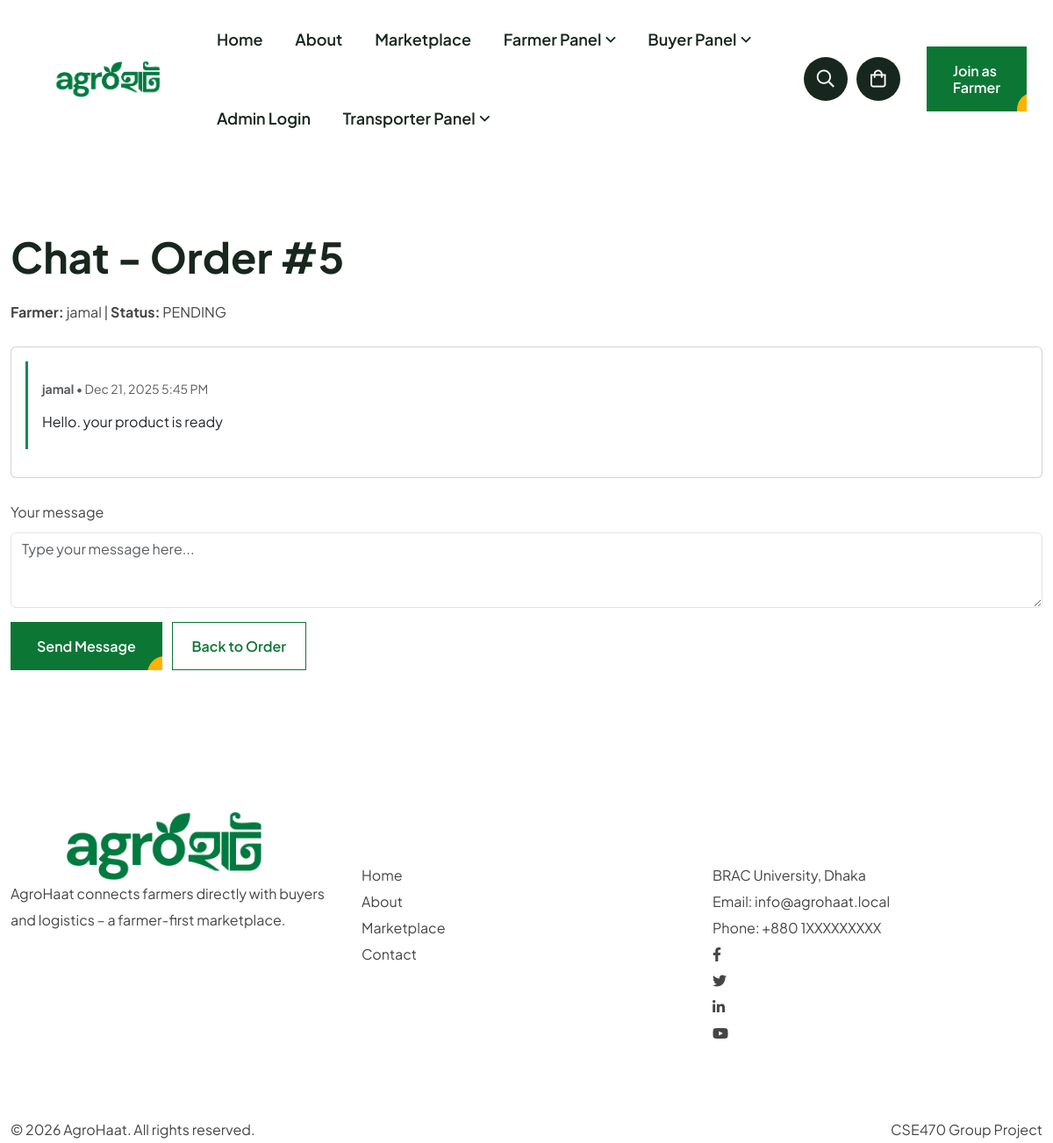
The page /public/buyer/chat.php?order_id=5 (signed in) on the database its author committed.
### tables this page shows
CREATE TABLE `orders` (
  `order_id` bigint(20) NOT NULL,
  `buyer_id` bigint(20) NOT NULL,
  `farmer_id` bigint(20) DEFAULT NULL,
  `total_amount` decimal(12,2) NOT NULL,
  `status` enum('PENDING','PAID','PROCESSING','READY_FOR_PICKUP','SHIPPED','DELIVERED','CANCELLED','DISPUTED') DEFAULT 'PENDING',
  `payment_status` enum('UNPAID','PENDING','PAID','PARTIAL','REFUNDED') DEFAULT 'UNPAID',
  `payment_method` varchar(50) DEFAULT NULL,
  `transaction_id` varchar(255) DEFAULT NULL,
  `shipping_address` text NOT NULL,
  `delivery_note` text DEFAULT NULL,
  `created_at` timestamp NOT NULL DEFAULT current_timestamp(),
  `updated_at` timestamp NULL DEFAULT NULL ON UPDATE current_timestamp()
);

CREATE TABLE `users` (
  `user_id` bigint(20) NOT NULL,
  `full_name` varchar(100) NOT NULL,
  `phone_number` varchar(15) NOT NULL,
  `email` varchar(100) DEFAULT NULL,
  `password_hash` varchar(255) NOT NULL,
  `role` enum('ADMIN','FARMER','BUYER','TRANSPORTER') NOT NULL,
  `division` varchar(50) DEFAULT NULL,
  `district` varchar(50) DEFAULT NULL,
  `upazila` varchar(50) DEFAULT NULL,
  `address_details` text DEFAULT NULL,
  `latitude` decimal(10,8) DEFAULT NULL,
  `longitude` decimal(11,8) DEFAULT NULL,
  `is_verified` tinyint(1) DEFAULT 0,
  `is_deleted` tinyint(1) DEFAULT 0,
  `created_at` timestamp NOT NULL DEFAULT current_timestamp(),
  `updated_at` timestamp NOT NULL DEFAULT current_timestamp() ON UPDATE current_timestamp()
);

CREATE TABLE `messages` (
  `message_id` bigint(20) NOT NULL,
  `order_id` bigint(20) NOT NULL,
  `sender_id` bigint(20) NOT NULL,
  `receiver_id` bigint(20) NOT NULL,
  `content` text NOT NULL,
  `is_read` tinyint(1) DEFAULT 0,
  `created_at` timestamp NOT NULL DEFAULT current_timestamp()
);

### controllers/MessageController.php (called while the page is built, shortened)
<?php
require_once __DIR__ . '/../models/Message.php';
class MessageController {
    private $messageModel;
    public function __construct($pdo) {
        $this->messageModel = new Message($pdo);
    }
    public function getMessagesForOrder($order_id) {
        return $this->messageModel->getForOrder($order_id);
    }
}

### models/Message.php (called while the page is built, shortened)
<?php
class Message {
    private $pdo;
    public function __construct($pdo) {
        $this->pdo = $pdo;
    }
    public function getForOrder($order_id) {
        $sql = "SELECT m.*, u.full_name AS sender_name
                FROM messages m
                JOIN users u ON u.user_id = m.sender_id
                WHERE m.order_id = :oid
                ORDER BY m.created_at ASC";
        $stmt = $this->pdo->prepare($sql);
        $stmt->execute([':oid' => $order_id]);
        return $stmt->fetchAll();
    }
}

### config/config.php (called while the page is built, shortened)
<?php
$BASE_URL = 'http://localhost/Agrohaat/public/';

### public/buyer/chat.php (the view, shortened to what this page needs)
<?php
require_once '../../config/config.php';
require_once '../../controllers/MessageController.php';
$orderId   = (int) $_GET['order_id'];
$buyerId  = $_SESSION['user_id'];
$controller = new MessageController($pdo);
$stmt  = $pdo->prepare("SELECT o.*, u.full_name AS farmer_name FROM orders o JOIN users u ON u.user_id = o.farmer_id WHERE o.order_id = :oid AND o.buyer_id = :bid");
$stmt->execute([':oid' => $orderId, ':bid' => $buyerId]);
$order = $stmt->fetch();
$transporterInfo = null;
try {
    $transporterStmt = $pdo->prepare("
        SELECT u.user_id, u.full_name, db.status as bid_status
        FROM deliveryjobs dj
        INNER JOIN deliverybids db ON db.job_id = dj.job_id AND db.status = 'ACCEPTED'
        INNER JOIN users u ON u.user_id = db.transporter_id
        WHERE dj.order_id = :oid
        LIMIT 1
    ");
    $transporterStmt->execute([':oid' => $orderId]);
    $transporterInfo = $transporterStmt->fetch();
} catch (PDOException $e) {
}
$chat_with = $_GET['chat_with'] ?? 'farmer';
$messages   = $controller->getMessagesForOrder($orderId);
include '../../includes/header.php';
?>
<section class="pt-80 pb-80">
    <div class="container">
        <h2 class="mb-3">Chat - Order #<?= (int)$order['order_id'] ?></h2>
        <p class="mb-4">
            <strong><?= $chat_with === 'farmer' ? 'Farmer' : 'Transporter' ?>:</strong>
            <?= htmlspecialchars($chat_with === 'farmer' ? $order['farmer_name'] : ($transporterInfo ? $transporterInfo['full_name'] : 'N/A')) ?> |
            <strong>Status:</strong> <?= htmlspecialchars($order['status']) ?>
        </p>
        <div class="card mb-4">
            <div class="card-body" style="max-height: 400px; overflow-y: auto;">
                <?php
                $relevantMessages = array_filter($messages, function($m) use ($buyerId, $order, $transporterInfo, $chat_with) {
                    if ($chat_with === 'farmer') {
                        return ($m['sender_id'] == $buyerId && $m['receiver_id'] == $order['farmer_id']) ||
                               ($m['sender_id'] == $order['farmer_id'] && $m['receiver_id'] == $buyerId);
                    } else {
                        if (!$transporterInfo) return false;
                        return ($m['sender_id'] == $buyerId && $m['receiver_id'] == $transporterInfo['user_id']) ||
                               ($m['sender_id'] == $transporterInfo['user_id'] && $m['receiver_id'] == $buyerId);
                    }
                });
                ?>
                <?php if (empty($relevantMessages)): ?>
                    <p class="text-muted">No messages yet. Start the conversation.</p>
                <?php else: ?>
                    <?php foreach ($relevantMessages as $m): ?>
                        <div class="mb-3 p-3 <?= $m['sender_id'] == $buyerId ? 'bg-light border-start border-primary border-3' : 'bg-white border-start border-success border-3' ?>">
                            <small class="text-muted d-block mb-2">
                                <strong><?= htmlspecialchars($m['sender_name']) ?></strong> •
                                <?= date('M j, Y g:i A', strtotime($m['created_at'])) ?>
                            </small>
                            <div><?= nl2br(htmlspecialchars($m['content'])) ?></div>
                        </div>
                    <?php endforeach; ?>
                <?php endif; ?>
            </div>
        </div>
        <form method="post" class="row g-3">
            <div class="col-12">
                <label class="form-label">Your message</label>
                <textarea name="content" class="form-control" rows="3" required placeholder="Type your message here..."></textarea>
            </div>
            <div class="col-12">
                <button type="submit" class="theme-btn style-one">Send Message</button>
                <a href="<?= $BASE_URL ?>buyer/orders.php?id=<?= $orderId ?>" class="theme-btn style-two ms-2">Back to Order</a>
            </div>
        </form>
    </div>
</section>
<?php include '../../includes/footer.php'; ?>

### public/assets/css/spacings.css (style rules this page uses)
.pt-80 { padding-top: 80px; }
.pb-80 { padding-bottom: 80px; }

### public/assets/css/common-style.css (style rules this page uses)
:root { --primary-color: #0C7735; --secondary-color: #FFB200; --heading-color: #18271E; --primary-black-color: #051B0D; --black-dark-color: #0E1712; --gray-color: #F8F7F0; --white-color: #ffffff; --text-color: #454545; --border-color: #DDDDDD; --rating-color: #FF9F1A; --accent-font:"Handlee", cursive; --body-font: "Plus Jakarta Sans", sans-serif; }
html { font-size: 100%; }
* { margin: 0; padding: 0; -webkit-box-sizing: border-box; box-sizing: border-box; }
a { color: inherit; text-decoration: none; -webkit-transition: all 0.3s ease-out 0s; transition: all 0.3s ease-out 0s; }
i, span, a { display: inline-block; }
h1, h2, h3, h4, h5, h6 { margin: 0px; font-weight: 700; color: var(--heading-color); font-family: var(--body-font); }
h2 { font-size: 48px; line-height: 65px; }
p { margin: 0px; }
input, textarea { display: inherit; }
button { border: none; }
label { margin-bottom: 0; }
body { font-weight: normal; font-style: normal; font-weight: 400; color: var(--text-color); font-family: var(--body-font); font-size: 16px; line-height: 30px; overflow-x: hidden; }
@media (min-width: 1200px) and (max-width: 1450px) { .container { max-width: 1200px; } }
.theme-btn { display: -webkit-inline-box; display: -ms-inline-flexbox; display: inline-flex; -webkit-box-align: center; -ms-flex-align: center; align-items: center; -webkit-box-pack: center; -ms-flex-pack: center; justify-content: center; font-size: 1rem; font-weight: 600; line-height: 19px; font-family: var(--body-font); -webkit-transition: all 0.3s; transition: all 0.3s; }
.theme-btn.style-one { position: relative; z-index: 1; background-color: var(--primary-color); color: var(--white-color); overflow: hidden; padding: 18px 30px; }
.theme-btn.style-one:after { position: absolute; content: ""; bottom: -70%; right: -90%; width: 100%; height: 100%; background-color: var(--secondary-color); border-radius: 20px 20px 0 0; z-index: -1; -webkit-transition: all 0.3s; transition: all 0.3s; }
.theme-btn.style-two { padding: 17px 22px; border: 1px solid var(--primary-color); color: var(--primary-color); }

### rows shown on the page
orders: order_id "5", farmer.full_name "jamal", status "PENDING"
messages: sender.full_name "jamal", created_at "Dec 21, 2025 5:45 PM", content "Hello. your product is ready"
